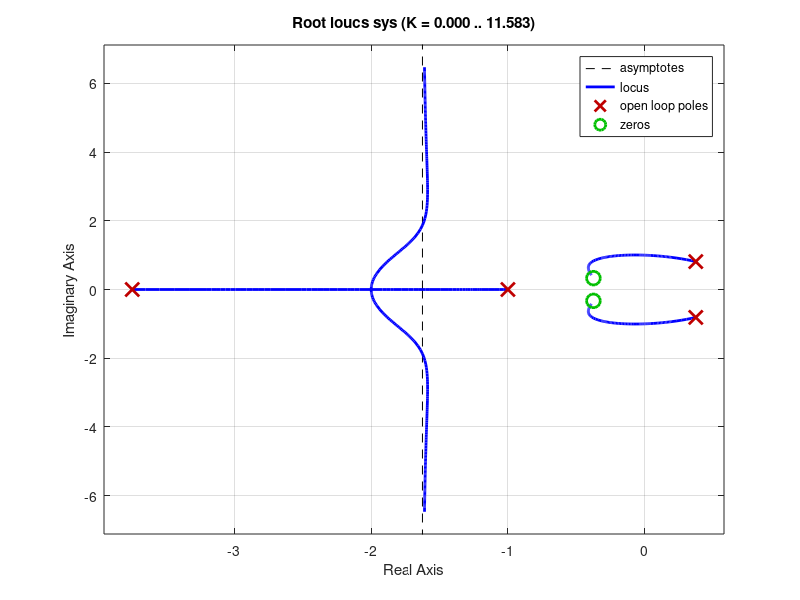

Source code (MATLAB):
% clc
% close all
% 
% system_1 = zpk(-1,[-3, -4, -5 ,-6], 100);
% S_1 = ss(system_1,'minimal');
% figure(1)
% step(system_1);
% hold on
% F = place(S_1.A,S_1.B,[-9, -6, -7, -8]);
% Acl = S_1.A-S_1.B*F;
% system_1_mode = ss(Acl,S_1.B,S_1.C,S_1.D);
% step(system_1_mode);
% hold off
% sobstv_num = eigs(S_1.A-S_1.B.*eye(4,4));
% system_1_one_sviaz = ss(S_1.A,sobstv_num,S_1.C,S_1.D);
% figure(2)
% step(system_1_one_sviaz);
% F_05 = place(S_1.A,S_1.B,0.5*[-9, -6, -7, -8]);
% Acl = S_1.A-S_1.B*F_05;
% system_1_mode05 = ss(Acl,S_1.B,S_1.C,S_1.D);
% figure(3)
% step(system_1_mode);
% hold on
% step(system_1_mode05);
% 
% F_2 = place(S_1.A,S_1.B,2*[-9, -6, -7, -8]);
% Acl = S_1.A-S_1.B*F_2;
% system_1_mode2 = ss(Acl,S_1.B,S_1.C,S_1.D);
% step(system_1_mode2);
% hold off
% legend('P','0.5P','2P')
% 
sys = tf([4 3 1], [1 4 1 1 3]);
disp(sys)
rlocus(sys)
